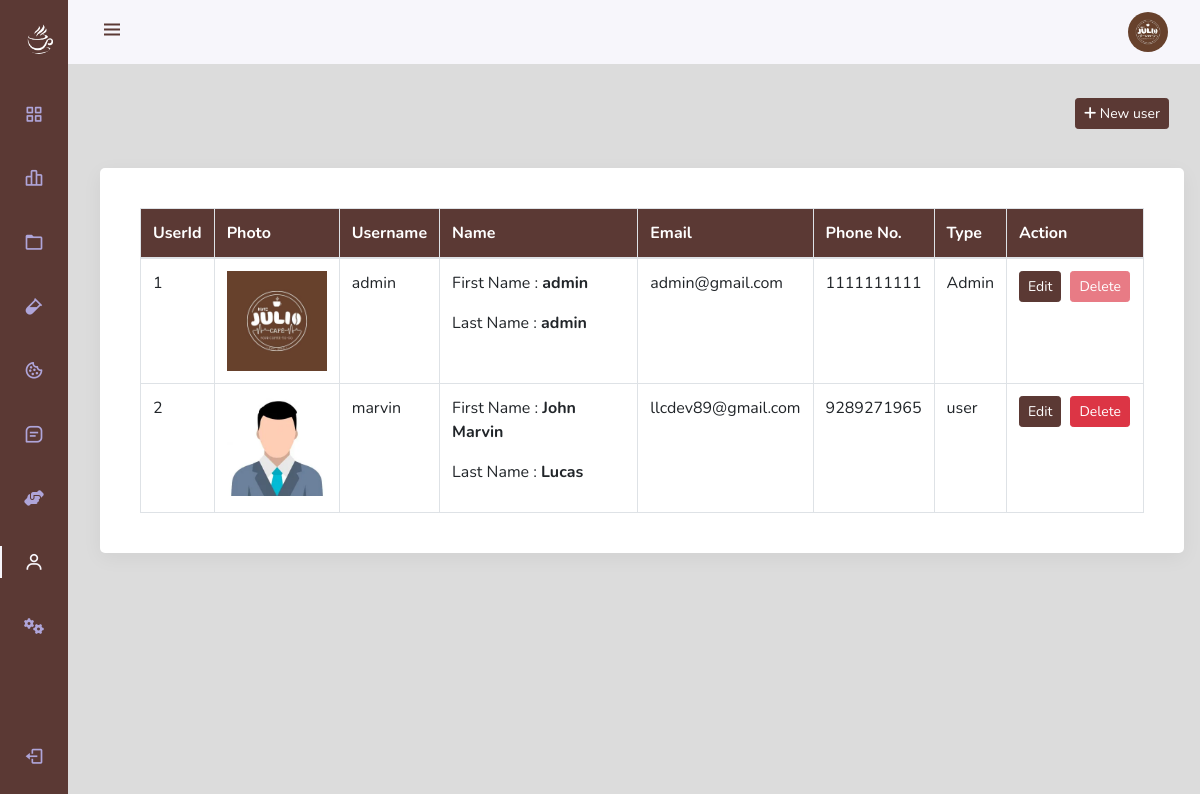
The app's page /admin/index.php?page=userManage (signed in) with its own data.
### tables this page shows
CREATE TABLE `users` (
  `id` int(21) NOT NULL,
  `username` varchar(21) NOT NULL,
  `firstName` varchar(21) NOT NULL,
  `lastName` varchar(21) NOT NULL,
  `email` varchar(35) NOT NULL,
  `phone` bigint(20) NOT NULL,
  `userType` enum('0','1') NOT NULL DEFAULT '0' COMMENT '0=user\r\n1=admin',
  `password` varchar(255) NOT NULL,
  `joinDate` datetime NOT NULL DEFAULT current_timestamp()
);

### admin/userManage.php (the view, shortened to what this page needs)
<div class="container-fluid" style="margin-top:98px">
    <div class="row">
        <div class="col-lg-12">
            <button class="btn btn-cart float-right btn-sm" data-toggle="modal" data-target="#newUser"><i class="fa fa-plus"></i> New user</button>
        </div>
	</div>
	    <br>
	<div class="row">
		<div class="card col-lg-12">
			<div class="card-body">
            <div class="table-responsive">
            <table class="table table-bordered table-hover mb-0">
            <thead style="background-color: #5b3934; color:#fff;">
                        <tr>
                            <th>UserId</th>
                            <th style="width:7%">Photo</th>
                            <th>Username</th>
                            <th>Name</th>
                            <th>Email</th>
                            <th>Phone No.</th>
                            <th>Type</th>
                            <th>Action</th>
                        </tr>
                    </thead>
                    <tbody>
                        <?php
                            $sql = "SELECT * FROM users";
                            $result = mysqli_query($conn, $sql);
                            while($row=mysqli_fetch_assoc($result)) {
                                $Id = $row['id'];
                                $username = $row['username'];
                                $firstName = $row['firstName'];
                                $lastName = $row['lastName'];
                                $email = $row['email'];
                                $phone = $row['phone'];
                                $userType = $row['userType'];
                                if($userType == 0)
                                    $userType = "user";
                                else
                                    $userType = "Admin";
                                echo '<tr>
                                    <td>' .$Id. '</td>
                                    <td><img src="/kuysjuliocafe/img/person-' .$Id. '.jpg" alt="image for this user" onError="this.src =\'/kuysjuliocafe/img/profilePic.jpg\'" width="100px" height="100px"></td>
                                    <td>' .$username. '</td>
                                    <td>
                                        <p>First Name : <b>' .$firstName. '</b></p>
                                        <p>Last Name : <b>' .$lastName. '</b></p>
                                    </td>
                                    <td>' .$email. '</td>
                                    <td>' .$phone. '</td>
                                    <td>' .$userType. '</td>
                                    <td class="text-center">
                                        <div class="row mx-auto" style="width:112px">
                                            <button class="btn btn-sm btn-cart" data-toggle="modal" data-target="#editUser' .$Id. '" type="button">Edit</button>';
                                            if($Id == 1) {
                                                echo '<button class="btn btn-sm btn-danger" disabled style="margin-left:9px;">Delete</button>';
                                            }
                                            else {
                                                echo '<form action="partials/_userManage.php" method="POST">
                                                        <button name="removeUser" class="btn btn-sm btn-danger" style="margin-left:9px;">Delete</button>
                                                        <input type="hidden" name="Id" value="'.$Id. '">
                                                    </form>';
                                            }
                                    echo '</div>
                                    </td>
                                </tr>';
                            }
                        ?>
                    </tbody>
		        </table>
            </div>
			</div>
		</div>
	</div>
</div>

### admin/assetsForSideBar/css/styles.css (style rules this page uses)
:root { --header-height: 3rem; --nav-width: 68px; --first-color: #4723D9; --first-color-light: #AFA5D9; --white-color: #F7F6FB; --body-font: 'Nunito', sans-serif; --normal-font-size: 1rem; --z-fixed: 100; }
*,::before,::after { box-sizing: border-box; }
body { position: relative; margin: var(--header-height) 0 0 0; padding: 0 1rem; font-family: var(--body-font); font-size: var(--normal-font-size); transition: .5s; color: #67757c; }
button.btn.btn-cart { background-color: #5b3934; border-color: #5b3934; color: #fff; }
.card { background: #ffffff none repeat scroll 0 0; margin: 15px 0px 35px 0px; padding: 20px; border: 0 solid #e7e7e7; border-radius: 5px; box-shadow: 0 5px 20px rgba(0, 0, 0, 0.05); }
@media screen and (min-width: 768px) { body { margin: calc(var(--header-height) + 1rem) 0 0 0; padding-left: calc(var(--nav-width) + 2rem); } }

### records on screen
users: id "1", shows a picture, username "admin", firstName "admin", lastName "admin", email "admin@gmail.com", phone "1111111111", userType "Admin", shows "Delete"
users: id "2", shows a picture, username "marvin", firstName "John Marvin", lastName "Lucas", email "llcdev89@gmail.com", phone "9289271965", userType "user"
